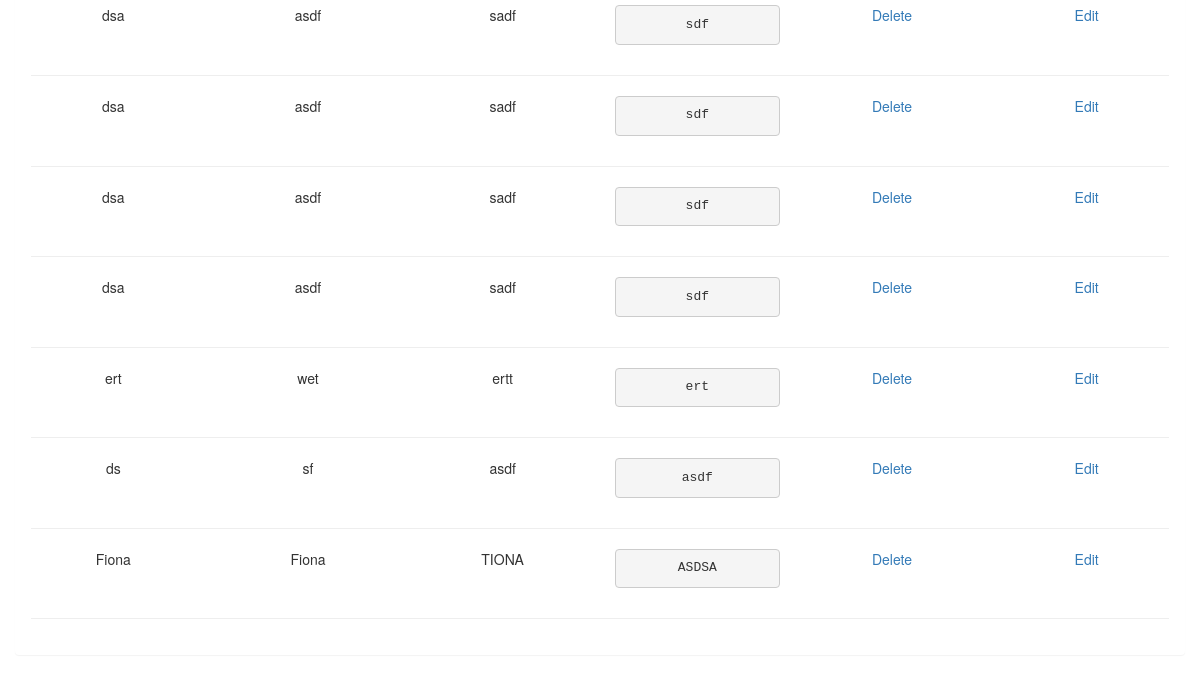
Page /update_item/ (lower part) on the earlier database version.
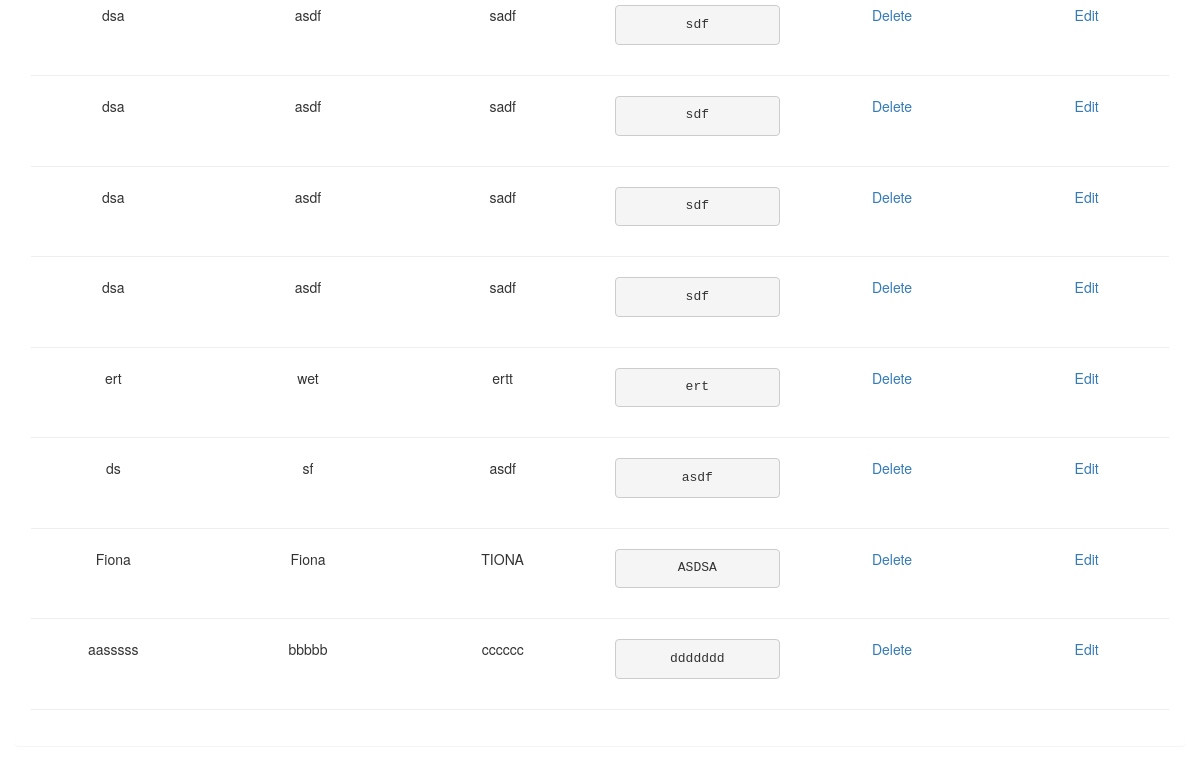
Same page on the later database version.
### snippets/models.py (models this page shows)
class Snippets(models.Model):
    title = models.CharField(max_length=100, blank=False)
    language = models.CharField(max_length=200, blank=False)
    description = models.CharField(max_length=200, blank=False)
    snippet = models.CharField(max_length=300, blank=False)
    created_at = models.DateField(default=datetime.datetime.now, blank=True)
    updated_at = models.DateField(default=datetime.datetime.now, blank=True)

### snippets/views.py (the view, shortened to what this page needs)
# urls.py: url(r'^update_item/$', views.update_item, name='update_item'),
def update_item(request):
    error=""
    snippets = Snippets.objects.all()
    form = AddSnippet()
    return render(request, 'index.html', {'form': form, "snippets": snippets, "updateerror": error})

### snippets/templates/index.html (shortened to what this page needs)
{% extends 'base.html' %}
{% block content %}
<div class= "row">
</div>
<div class="row">
    <div class="col-md-12">
        {% if snippets %}
            <div class="panel panel-body">
                <br/>
                {% for snippet in snippets %}
                    <div class="row">
                        <div class="col-md-2 text-center">{{ snippet.title }}</div>
                        <div class="col-md-2 text-center">{{ snippet.language }}</div>
                        <div class="col-md-2 text-center">{{ snippet.description }}</div>
                        <div class="col-md-2 text-center"><pre>{{ snippet.snippet }}</pre></div>
                        <div class="col-md-2 text-center"><a href="{% url 'delete_item' pk=snippet.pk %}" >Delete</a></div>
                        <div class="col-md-2 text-center"><a href="{% url 'edit_item' pk=snippet.pk %}">Edit</a></div>
                    </div>
                    <hr/>
                {% endfor %}
            </div>
        {% endif %}
    </div>
</div>
{% endblock %}

Differences in the rows shown:
added Snippets: title "aasssss", language "bbbbb", description "cccccc", snippet "ddddddd"
